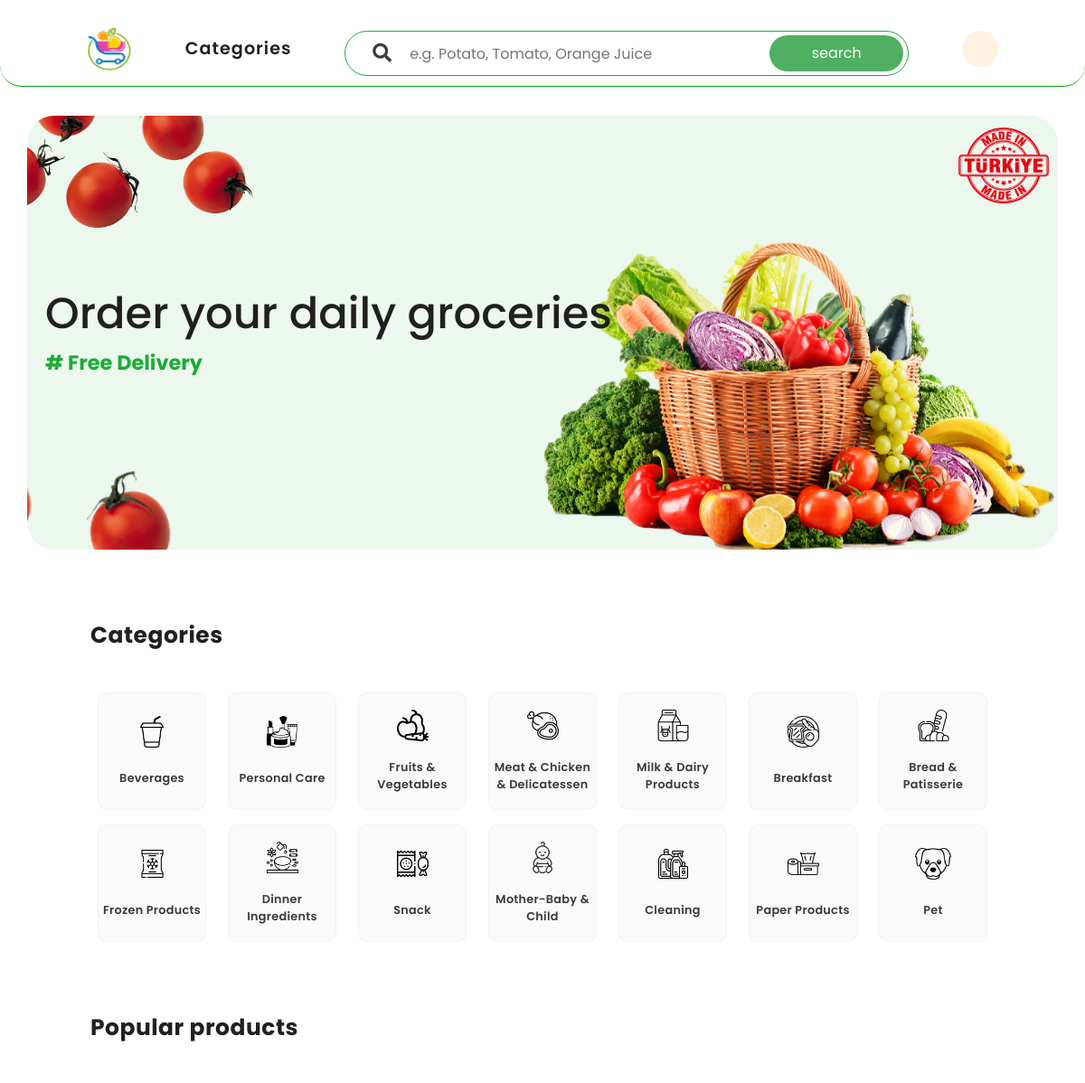
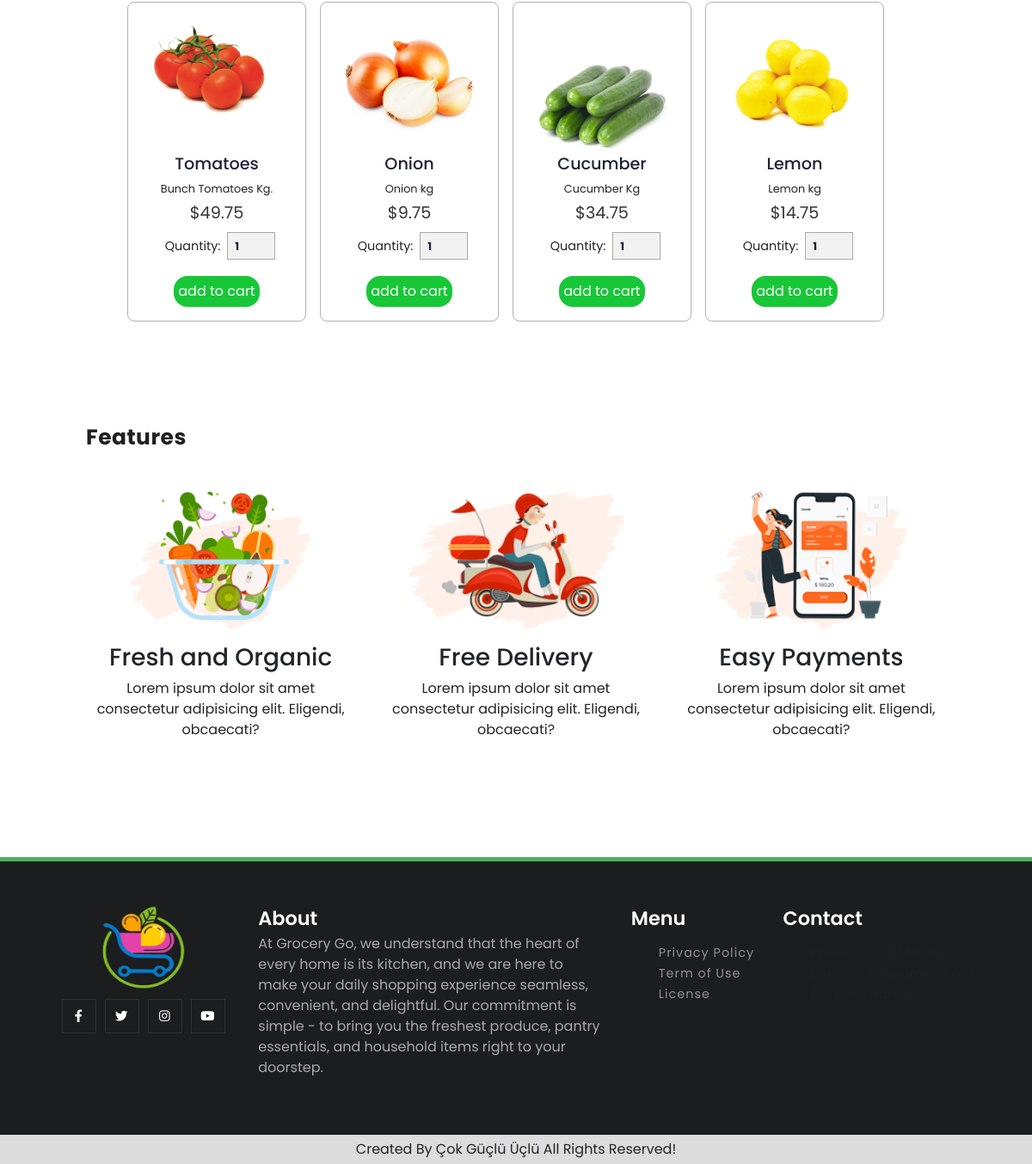
The page / on the database its author committed (2 pictures, top to bottom).
### item/models.py (models this page shows, shortened)
class Category(models.Model):
    name = models.CharField(max_length=100, unique=True)
    icon = models.ImageField(upload_to='category_icons', blank=True, null=True)
    slug = models.SlugField(max_length=100, unique=True)
    class Meta:
        verbose_name_plural = 'Categories'

class Product(models.Model):
    name = models.CharField(max_length=100)
    image = models.ImageField(upload_to='product_images', blank=True, null=True)
    price = models.FloatField(null=False, blank=False)
    description = models.TextField()
    slug = models.SlugField(max_length=100, unique=True)

### core/views.py (the view)
# urls.py: path("", views.index, name="index"),
def index(request):
    categories = Category.objects.all()
    context = {
        'categories':categories,
        'popularProducts': get_popular_products(),
    }
    return render(request, 'core/index.html', context)

### core/views.py (called while the page is built)
def get_popular_products():
    subquery = (
        OrderProduct.objects
        .annotate(total=Sum("quantity"))
        .values("product_id")
        .order_by('-total')  # Use '-' to order in descending order (highest total first)
    )
    return Product.objects.filter(id__in=subquery)

### core/templates/core/index.html (shortened to what this page needs)
{% extends "layout.html" %}
{% load static %}
{% block additionalStyles %}
    <link rel="stylesheet" href="{% static 'css/index.css' %}" />
    <link rel="stylesheet" href="{% static 'css/product.css' %}" />
{% endblock %}
{% block content%}
    <section id="home-banner">
        <img src="{% static 'images/bg-1.png' %}" class="bg-1">
        <img src="{% static 'images/bg-3.png' %}" class="bg-3">
        <div class="home-banner-text">
            <h1>Order your daily groceries</h1>
            <strong># Free Delivery</strong>
        </div>
    </section>
    <section id="category">
        <div class="category-heading">
            <h2>Categories</h2>
        </div>
        <div class="category-container">
            {% for c in categories %}
                <a href="{% url 'item:category' category_slug=c.slug %}" class="category-box">
                    <img src="{{ c.icon.url }}" alt="{{ c.slug }}">
                    <span>{{ c.name }}</span>
                </a>
            {% endfor %}
        </div>
    </section>
    <section id="popular-product">
        <div class="product-heading">
            <h3>Popular products</h3>
        </div>
        <div class="product-container">
            {% for p in popularProducts %}
            <div class="product-box" id="{{ p.slug }}">
                <img src="{{ p.image.url }}" alt="">
                <h3> {{ p.name }}</h3>
                <p class="description multiline">{{ p.description }}
                </p>
                <div class="bottom-section">
                  <div class="price">${{ p.price }}</div>
                  <div class="quantity">
                    <span>quantity: </span>
                    <input type="number" min="1" max="10" value="1">
                  </div>
                  {% if user.is_authenticated %}
                  {% csrf_token %}
                  <a class="btn" onclick='dbAddToCart("{{product.slug}}","{% url 'cart:add_item_to_cart' %}")' >add to cart</a>
                  {% else %}
                  <a class="btn" onclick='showErrorModal("Please, login to add product to cart"); openLoginForm();' >add to cart</a>
                  {% endif %}
                </div>
              </div>
                {% endfor %}
        </div>
    </section>
    <section id="feature">
        <div class="features-heading">
            <h3>Features</h3>
        </div>
        <div class="features-container">
            <div class="feature-box">
                <img class="feature-img" src="{% static 'images/feature-img-1.png' %}" alt="">
                <h3>Fresh and Organic</h3>
                <p>Lorem ipsum dolor sit amet consectetur adipisicing elit. Eligendi, obcaecati?</p>
            </div>
            <div class="feature-box">
                <img class="feature-img" src="{% static 'images/feature-img-2.png' %}" alt="">
                <h3>Free Delivery</h3>
                <p>Lorem ipsum dolor sit amet consectetur adipisicing elit. Eligendi, obcaecati?</p>
            </div>
            <div class="feature-box">
                <img class="feature-img" src="{% static 'images/feature-img-3.png' %}" alt="">
                <h3>Easy Payments</h3>
                <p>Lorem ipsum dolor sit amet consectetur adipisicing elit. Eligendi, obcaecati?</p>
            </div>
        </div>
    </section>
{% endblock %}

### static/css/layout.css (style rules this page uses)
* { font-family: poppins; margin: 0px; padding: 0px; box-sizing: border-box; scroll-behavior: smooth; }
a { text-decoration: none!important; }
body { margin: 0px; margin-top: 0px; padding: 0px; font-family: poppins; }
:root { --swiper-theme-color: #007aff; --swiper-navigation-size: 44px; --primary-color: #3bb77e; --secondary: #ffba43; --bg: #e2f9ee; --black: #1c2137; --white: #fff; --box-shadow: 0 .5rem 1rem rgba(0, 0, 0, 0.1); }
:root { --primary-color: #3bb77e; --box-shadow: 0 0.2rem 0.4rem rgba(0, 0, 0, 0.1); --white: #fff; --black: #1c2137; }

### core/static/css/index.css (style rules this page uses)
#home-banner { max-width: 100%; height: 60vh; border-radius: 30px; background-color: #ecf7ee; margin-left: auto; margin-right: auto; width: 95%; position: relative; overflow: hidden; background-image: url(../images/bg.png); background-repeat: no-repeat; background-size: cover; background-position: center right; padding: 20px; display: flex; align-items: center; opacity: 1; transition: opacity 0.5s ease; position: relative; }
.bg-1 { position: absolute; left: -50px; top: -150px; width: 300px; height: 300px; object-fit: contain; object-position: center; }
.bg-3 { position: absolute; right: 10px; top: 5px; width: 100px; height: 100px; object-fit: contain; object-position: center; }
.home-banner-text h1 { font-size: 3rem; line-height: 60px; color: #202020; }
.home-banner-text strong { color: #1bac36; font-size: 1.4rem; margin-top: 4px; }
#category, #popular-product, #feature { display: flex; flex-direction: column; max-width: 1000px; margin: 5rem auto; }
.category-heading, .product-heading, .features-heading { display: flex; justify-content: space-between; align-items: center; }
.category-heading h2, .product-heading h3, .features-heading h3 { font-size: 1.56rem; font-weight: 700; color: #202020; letter-spacing: 0.5px; }
.category-container { gap: 1rem; display: flex; justify-content: space-evenly; margin-top: 40px; flex-wrap: wrap; flex-direction: row; align-content: flex-start; align-items: center; }
.category-box { display: flex; flex-direction: column; align-items: center; justify-content: center; background-color: #fafafa; border-radius: 10px; min-height: 130px; width: 120px; border: 1px solid rgba(0, 0, 0, 0.03); justify-content: space-evenly; }
.category-box img { height: 35px; width: 50px; object-fit: contain; object-position: center; transition: all ease 0.3s; }
.category-box span { color: #393939; font-size: 0.8rem; letter-spacing: 0.3px; font-weight: 600; text-align: center; }
.product-container { gap: 1rem; display: flex; justify-content: space-evenly; padding: 0 3rem!important; margin-top: 40px; flex-wrap: wrap; flex-direction: row; align-content: flex-start; align-items: center; }
.features-container { display: grid; grid-template-columns: 1fr 1fr 1fr; grid-gap: 30px; margin: 40px 0px; }
.feature-box { text-align: center; }
.feature-img { margin-bottom: 1rem; height: 10rem; }

### rows shown on the page
Category: icon (picture), name "Beverages"
Category: icon (picture), name "Personal Care"
Category: icon (picture), name "Fruits & Vegetables"
Category: icon (picture), name "Meat & Chicken & Delicatessen"
Category: icon (picture), name "Milk & Dairy Products"
Category: icon (picture), name "Breakfast"
Category: icon (picture), name "Bread & Patisserie"
Category: icon (picture), name "Frozen Products"
Category: icon (picture), name "Dinner Ingredients"
Category: icon (picture), name "Snack"
Category: icon (picture), name "Mother-Baby & Child"
Category: icon (picture), name "Cleaning"
Category: icon (picture), name "Paper Products"
Category: icon (picture), name "Pet"
Product: image (picture), name "Tomatoes", description "Bunch Tomatoes Kg.", price "49.75"
Product: image (picture), name "Onion", description "Onion kg", price "9.75"
Product: image (picture), name "Cucumber", description "Cucumber Kg", price "34.75"
Product: image (picture), name "Lemon", description "Lemon kg", price "14.75"
